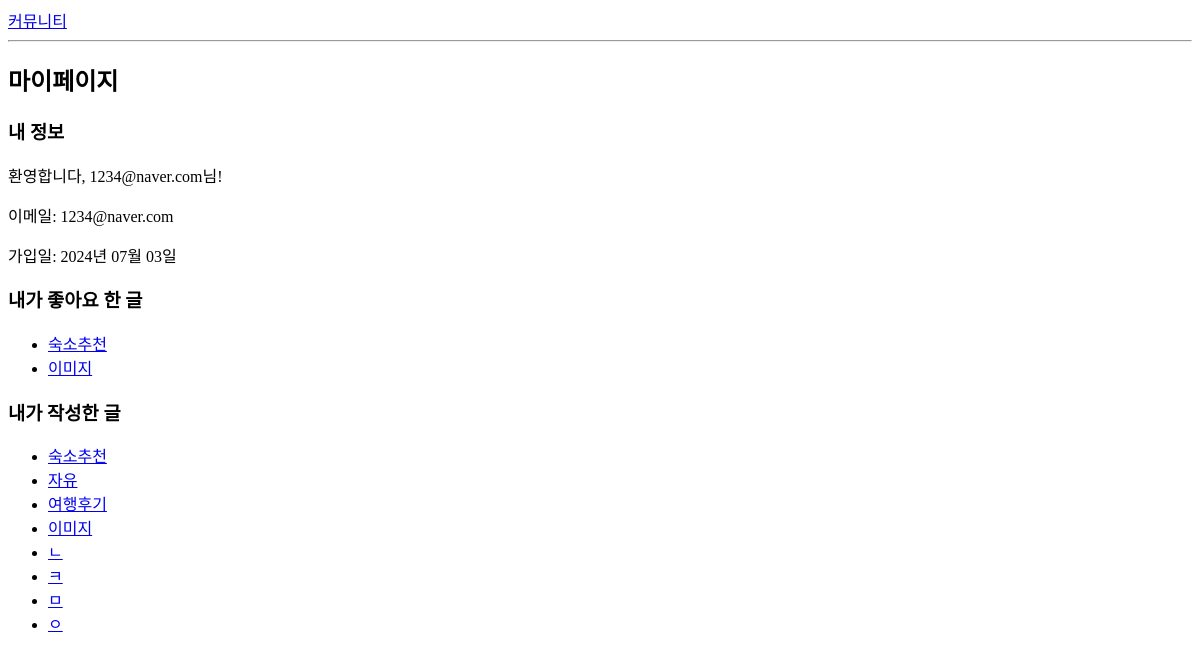
Before: /mypage/ (signed in) with the older database file.
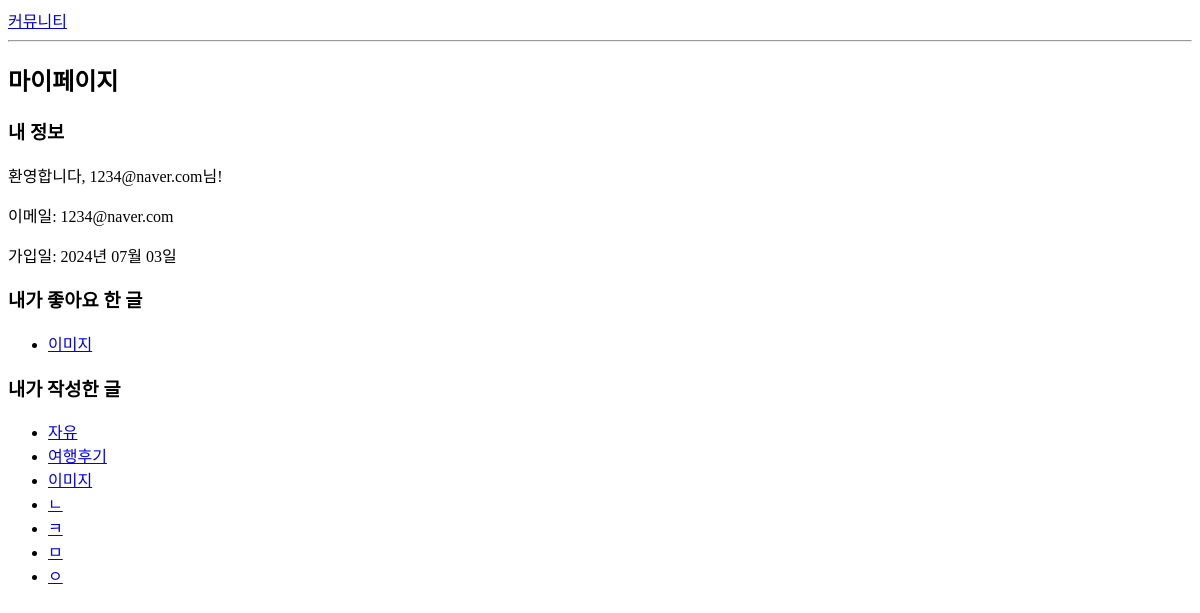
After: the same page with the newer database file.
### homst/models.py (models this page shows, shortened)
class Post(models.Model):
    CATEGORY_CHOICES = [
        ('review', '여행 후기'),
        ('accommodation', '숙소 추천'),
        ('free', '자유'),
    ]
    title = models.CharField(max_length=100)
    content = models.TextField()
    category = models.CharField(max_length=20, choices=CATEGORY_CHOICES, default='free')
    author = models.ForeignKey(User, on_delete=models.CASCADE, related_name='posts')
    created_at = models.DateTimeField(auto_now_add=True)
    updated_at = models.DateTimeField(auto_now=True)
    likes = models.ManyToManyField(User, related_name='liked_posts', blank=True)
    image = models.ImageField(upload_to='post/', blank=True, null=True)

### homst/views.py (the view)
# urls.py: path('mypage/', views.mypage, name='mypage'),
@login_required
def mypage(request):
    user = request.user
    liked_posts = user.liked_posts.all()
    authored_posts = user.posts.all()
    context = {
        'user': user,
        'liked_posts': liked_posts,
        'authored_posts': authored_posts,
    }
    return render(request, 'homst/mypage.html', context)

### homst/templates/homst/mypage.html (shortened to what this page needs)
<!DOCTYPE html>
<html lang="ko">
  <head>
  </head>
  <body>
    <a href="{% url 'community' %}">커뮤니티</a>
    <hr />
    <h2>마이페이지</h2>
    <h3>내 정보</h3>
    <p>환영합니다, {{ user.username }}님!</p>
    <p>이메일: {{ user.email }}</p>
    <p>가입일: {{ user.date_joined|date:"Y년 m월 d일" }}</p>
    <h3>내가 좋아요 한 글</h3>
    {% if liked_posts %}
    <ul>
      {% for post in liked_posts %}
      <li>
        <a href="{% url 'community_detail' post.id %}">{{ post.title }}</a>
      </li>
      {% endfor %}
    </ul>
    {% else %}
    <p>좋아요 한 글이 없습니다.</p>
    {% endif %}
    <h3>내가 작성한 글</h3>
    {% if authored_posts %}
    <ul>
      {% for post in authored_posts %}
      <li>
        <a href="{% url 'community_detail' post.id %}">{{ post.title }}</a>
      </li>
      {% endfor %}
    </ul>
    {% else %}
    <p>작성한 글이 없습니다.</p>
    {% endif %}
    <br />
  </body>
</html>

Changed rows visible on the page:
removed Post: title "숙소추천"
